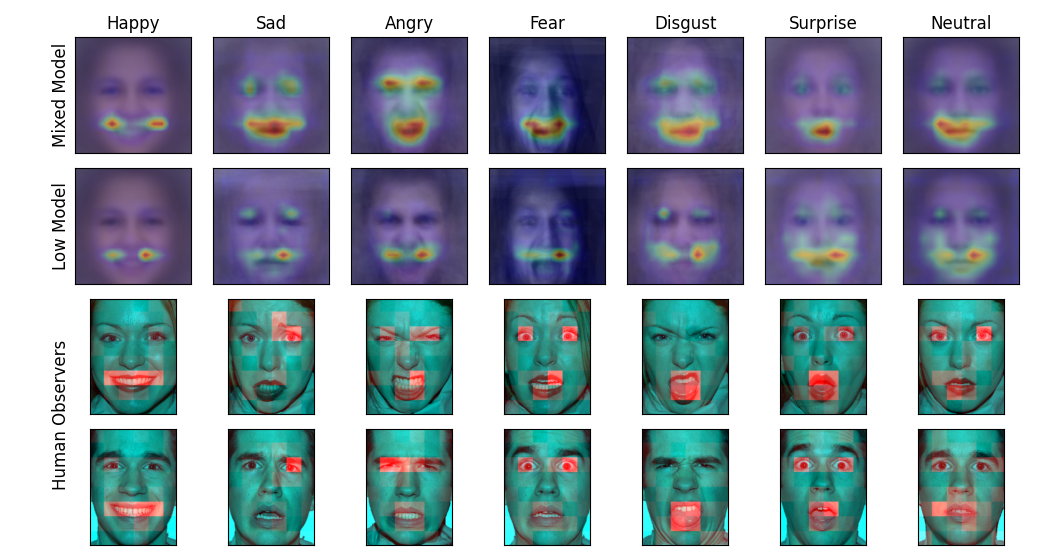
#> input picture Figures/attention_maps/attention_map_fig.png, 1040 x 560 px
$ python -i preprocess_behavior_fig.py   (imports and definitions only)
#> lines starting #> are read from the running program, lines starting #| are printed output that depends on the picture; after the words box and inside, x2 and y2 are one past the last pixel; in counts of white or black regions, pixels touching at a corner belong together
"""
1/6/26
Take figure from behavior paper (Wegrzyn et al 2017), and split it into individual face figures.
Based on code from Transformer-Explainability/example_face_ims/preprocess_nimstim.py.
"""
import sys
from pathlib import Path

# Support running this script directly from any working directory.
sys.path.insert(0, str(Path(__file__).resolve().parents[2]))
from Config import path_config as paths

import cv2
import os
import matplotlib.pyplot as plt
from PIL import Image

only_crop = False

face_labels = ['m_hap', 'f_hap',
               'm_sad', 'f_sad',
               'm_ang', 'f_ang',
               'm_fea', 'f_fea',
               'm_dis', 'f_dis',
               'm_sup', 'f_sup',
               'm_ntr', 'f_ntr',
               'color_bar']

crop_tops = {'01F_AN_O': 82,
             '01F_DI_O': 82,
             '01F_FE_O': 70,
             '01F_SA_O': 70,
             }


# [10 lines left out: function crop_panel_face, not called in this run]


def detect_panels(image_path, min_area=50_000):
    """
    Detect rectangular face panels in a multi-panel figure.
    Returns panel boxes as (x, y, w, h), sorted left-to-right.
    """
#> called with image_path = 'attention_map_fig.png', min_area = 50000

    img = cv2.imread(image_path)
#> img is the input picture: shape (560, 1040, 3); mean B, G, R 173.7, 163.2, 150.8
    if img is None:
        raise FileNotFoundError(f"Could not read image: {image_path}")

    gray = cv2.cvtColor(img, cv2.COLOR_BGR2GRAY)
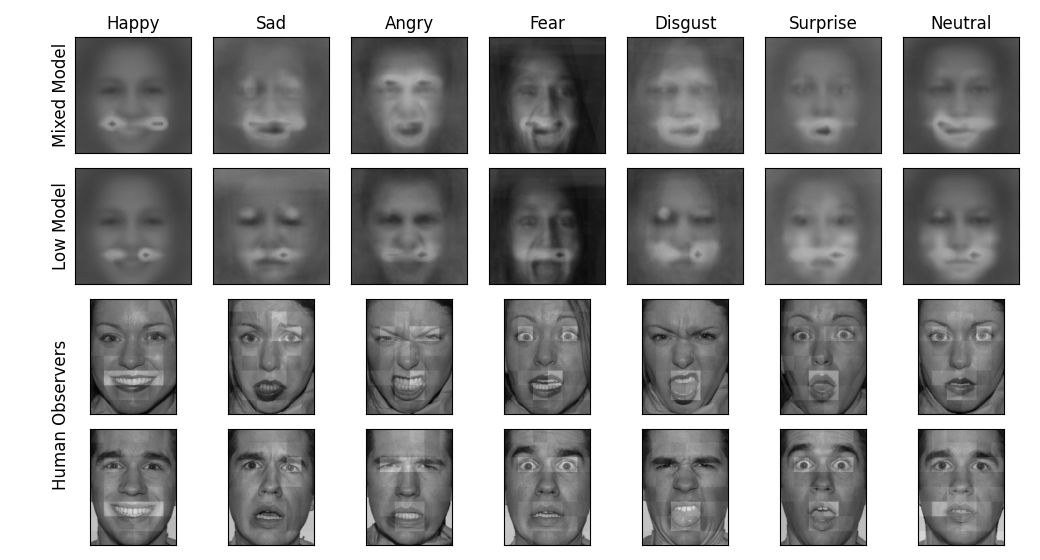
#> gray: shape (560, 1040); min 0, max 255, mean 160.7

    # Detect dark panel borders
    _, thresh = cv2.threshold(gray, 60, 255, cv2.THRESH_BINARY_INV)
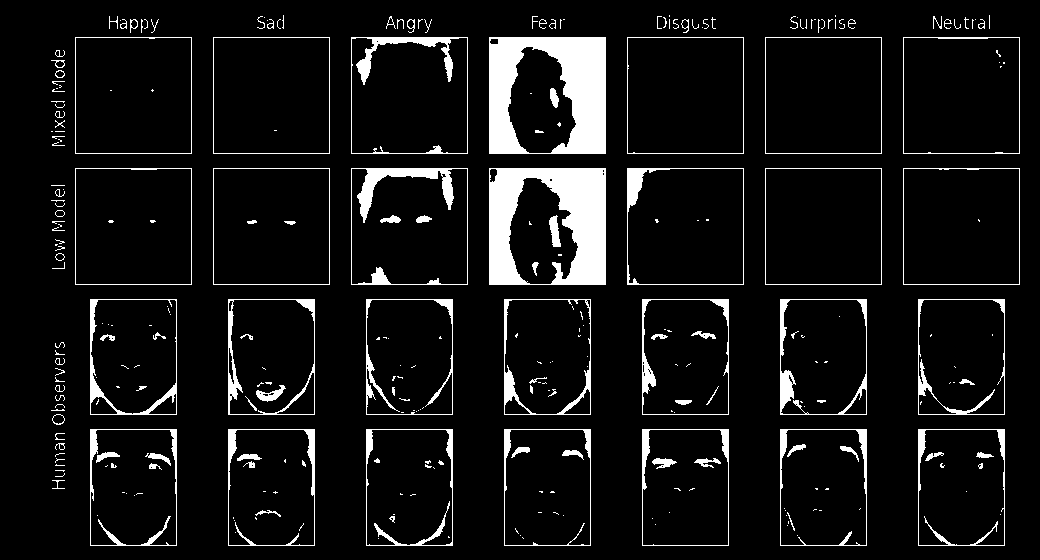
#> thresh: shape (560, 1040); 7.8% white; 305 white regions (194 under 20 px)

    contours, _ = cv2.findContours(
        thresh, cv2.RETR_EXTERNAL, cv2.CHAIN_APPROX_SIMPLE
    )
#> contours = 131 contours, 82 with area under 20; largest, box (x1, y1, x2, y2) and area: (903, 168, 1020, 285) 13456, (765, 168, 882, 285) 13456, (627, 168, 744, 285) 13456, (489, 168, 606, 285) 13456, (351, 168, 468, 285) 13456

    boxes = []
    for c in contours:
        x, y, w, h = cv2.boundingRect(c)
        area = w * h

        if area > min_area and h > w * 0.8:
            boxes.append((x, y, w, h))
#> this loop made 131 passes
#> (x, y, w, h, area) on passes 1, 2, 5, 6, 7, 8, 16, 17, 18, 19, 20, 21: (52, 480, 13, 9, 117), (55, 473, 10, 4, 40), (55, 458, 10, 5, 50), (55, 453, 10, 4, 40), (55, 443, 10, 7, 70), (55, 433, 10, 7, 70), (52, 414, 13, 11, 143), (51, 409, 14, 2, 28), (55, 404, 10, 4, 40), (55, 395, 10, 6, 60), (55, 385, 10, 7, 70), (55, 377, 10, 5, 50)
#> (c, x, y, w, h, area) on passes 3, 4, 9, 10, 11, 12: ([[55, 470], [62, 470], [63, 471], [64, 470]], 55, 470, 10, 2, 20), ([[56, 464], [55, 465], [64, 465], [57, 465]], 55, 464, 10, 2, 20), ([[918, 429], [918, 545], [1004, 545], [1004, 429]], 918, 429, 87, 117, 10179), ([[780, 429], [780, 545], [866, 545], [866, 429]], 780, 429, 87, 117, 10179), ([[642, 429], [642, 545], [728, 545], [728, 429]], 642, 429, 87, 117, 10179), ([[504, 429], [504, 545], [590, 545], [590, 429]], 504, 429, 87, 117, 10179)
#> after the loop, boxes = []

    if len(boxes) == 0:
#> (the run stopped early here; a loop or call above may not have finished)

$ run again, on Figures/attention_maps/attention_map_fig_only_f_pred_all_native_with_pool.png
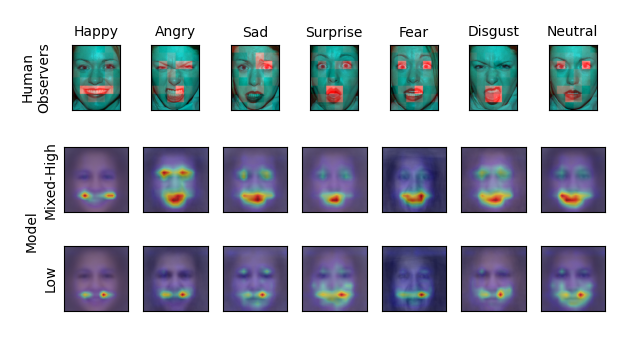
#> input picture Figures/attention_maps/attention_map_fig_only_f_pred_all_native_with_pool.png, 620 x 340 px
#> in detect_panels, img is the input picture: shape (340, 620, 3); mean B, G, R 196.3, 187, 182.4
#> in detect_panels, `gray = cv2.cvtColor(img, cv2.COLOR_BGR2GRAY)`:
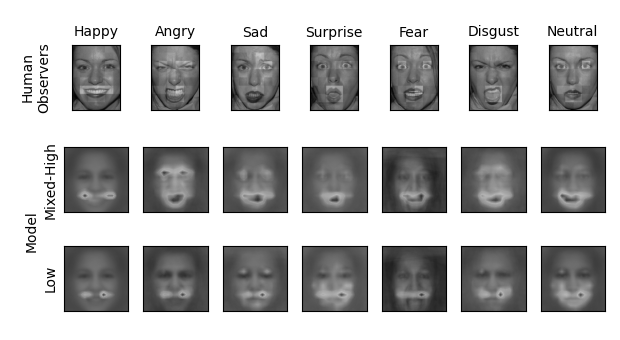
#> gray: shape (340, 620); min 0, max 255, mean 186.7
#> in detect_panels, `_, thresh = cv2.threshold(gray, 60, 255, cv2.THRESH_BINARY_INV)`:
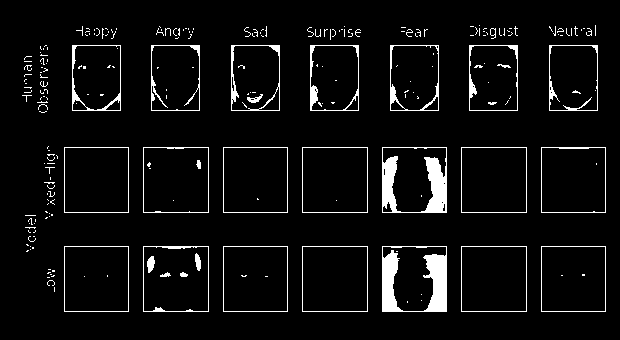
#> thresh: shape (340, 620); 5.5% white; 242 white regions (209 under 20 px)
#> contours = 179 contours, 157 with area under 20; largest, box (x1, y1, x2, y2) and area: (461, 246, 527, 312) 4225, (302, 246, 368, 312) 4225, (143, 246, 209, 312) 4225, (461, 147, 527, 213) 4225, (302, 147, 368, 213) 4225
#> the loop in detect_panels, `for c in contours:` made 179 passes
#> (c, x, y, w, h, area) on passes 12 to 14: ([[541, 246], [541, 311], [605, 311], [605, 246]], 541, 246, 65, 66, 4290), ([[461, 246], [461, 311], [526, 311], [526, 246]], 461, 246, 66, 66, 4356), ([[382, 246], [382, 311], [446, 311], [446, 246]], 382, 246, 65, 66, 4290)
#> after the loop in detect_panels, `for c in contours:`: boxes = []

$ run again, on Figures/attention_maps/attention_map_fig_only_f_true_correct_native.png
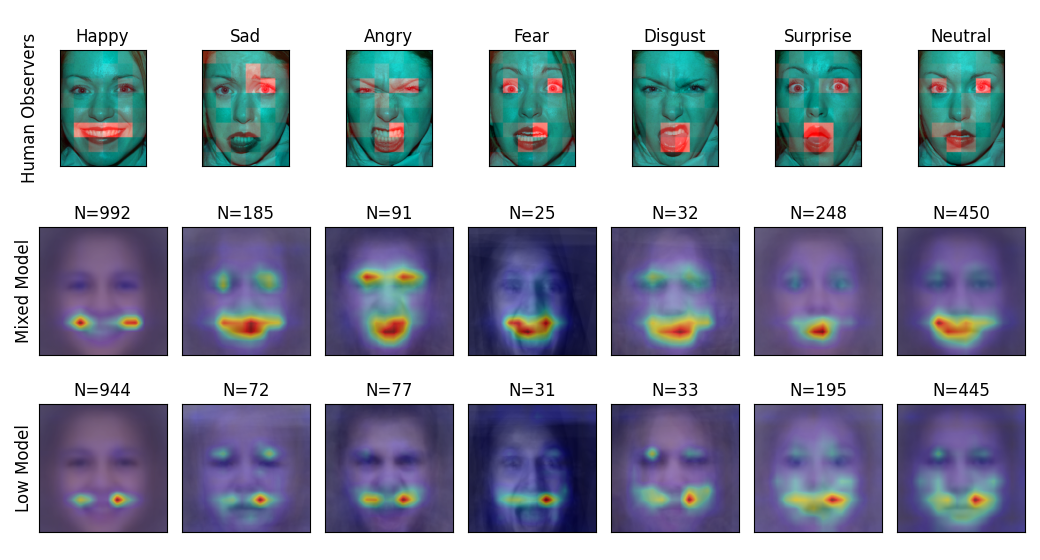
#> input picture Figures/attention_maps/attention_map_fig_only_f_true_correct_native.png, 1040 x 560 px
#> in detect_panels, img is the input picture: shape (560, 1040, 3); mean B, G, R 180.5, 165.7, 160.6
#> in detect_panels, `gray = cv2.cvtColor(img, cv2.COLOR_BGR2GRAY)`:
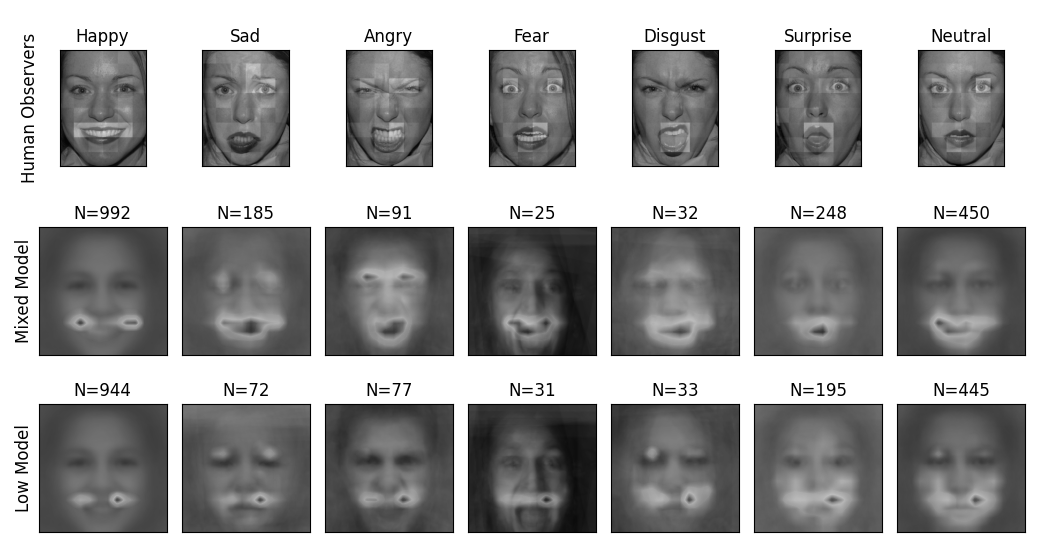
#> gray: shape (560, 1040); min 0, max 255, mean 165.9
#> in detect_panels, `_, thresh = cv2.threshold(gray, 60, 255, cv2.THRESH_BINARY_INV)`:
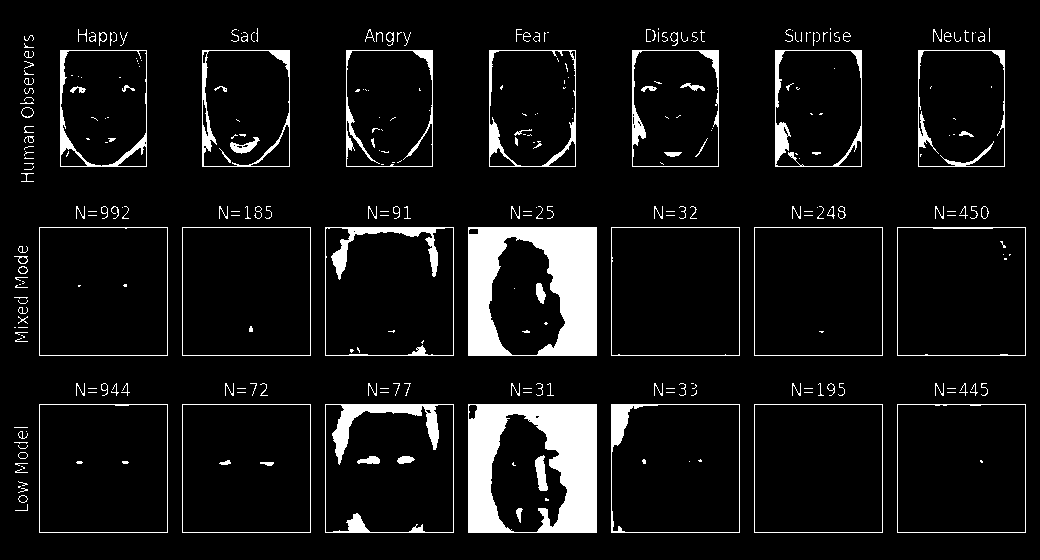
#> thresh: shape (560, 1040); 7.6% white; 319 white regions (185 under 20 px)
#> contours = 206 contours, 157 with area under 20; largest, box (x1, y1, x2, y2) and area: (897, 404, 1026, 533) 16384, (754, 404, 883, 533) 16384, (611, 404, 740, 533) 16384, (468, 404, 597, 533) 16384, (325, 404, 454, 533) 16384
#> the loop in detect_panels, `for c in contours:` made 206 passes
#> (x, y, w, h, area) on passes 1 to 3: (15, 504, 13, 7, 91), (18, 495, 10, 8, 80), (18, 488, 10, 5, 50)
#> after the loop in detect_panels, `for c in contours:`: boxes = []

$ run again, on Figures/attention_maps/attention_prototypes_with_wasser.png
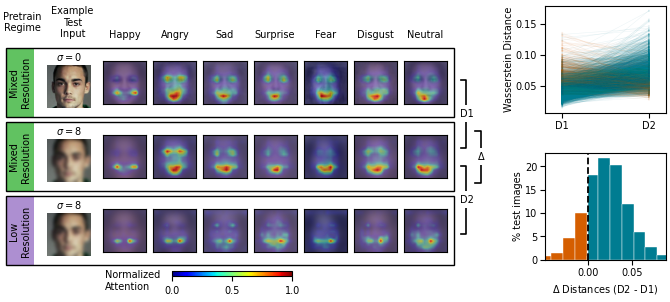
#> input picture Figures/attention_maps/attention_prototypes_with_wasser.png, 670 x 302 px
#> in detect_panels, img is the input picture: shape (302, 670, 3); mean B, G, R 200.8, 195.3, 192
#> in detect_panels, `gray = cv2.cvtColor(img, cv2.COLOR_BGR2GRAY)`:
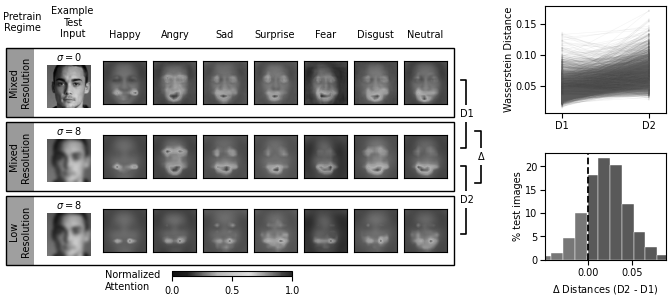
#> gray: shape (302, 670); min 0, max 255, mean 195
#> in detect_panels, `_, thresh = cv2.threshold(gray, 60, 255, cv2.THRESH_BINARY_INV)`:
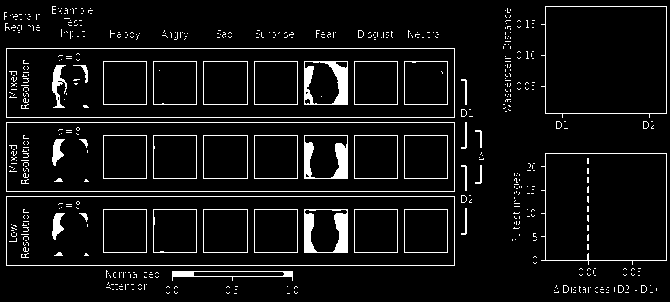
#> thresh: shape (302, 670); 6.7% white; 520 white regions (471 under 20 px)
#> contours = 381 contours, 361 with area under 20; largest, box (x1, y1, x2, y2) and area: (6, 196, 455, 266) 30912, (6, 122, 455, 192) 30912, (6, 48, 455, 118) 30912, (541, 153, 667, 265) 12954, (541, 6, 667, 118) 12952
#> the loop in detect_panels, `for c in contours:` made 381 passes
#> (x, y, w, h, area) on passes 49, 51, 52: (641, 285, 6, 8, 48), (618, 285, 6, 8, 48), (563, 285, 6, 8, 48)
#> after the loop in detect_panels, `for c in contours:`: boxes = []
